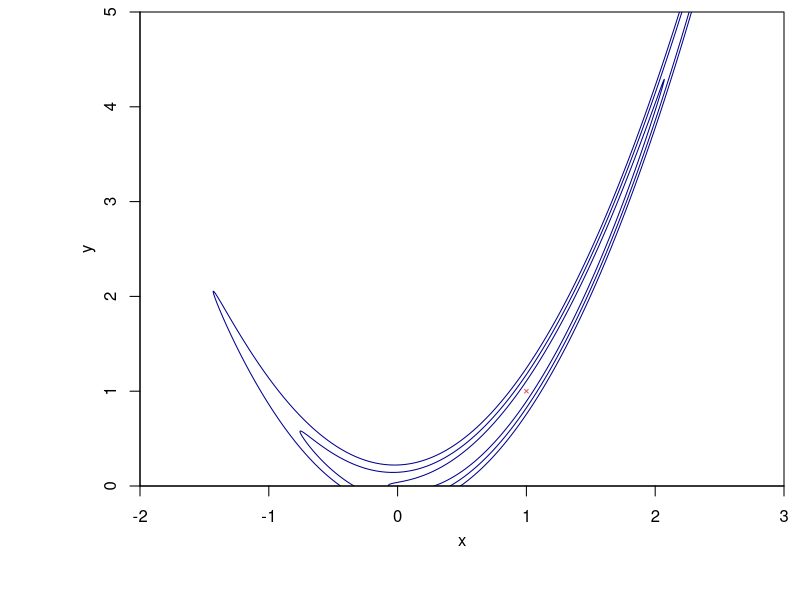
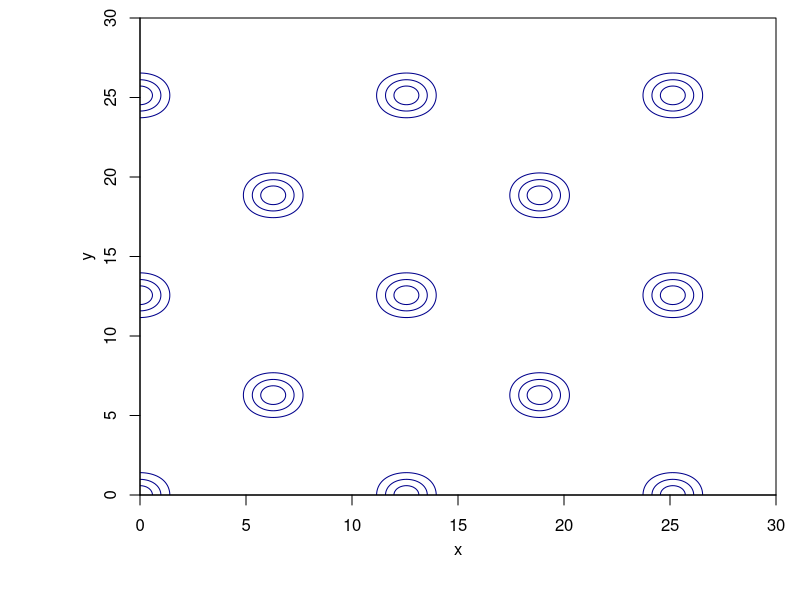
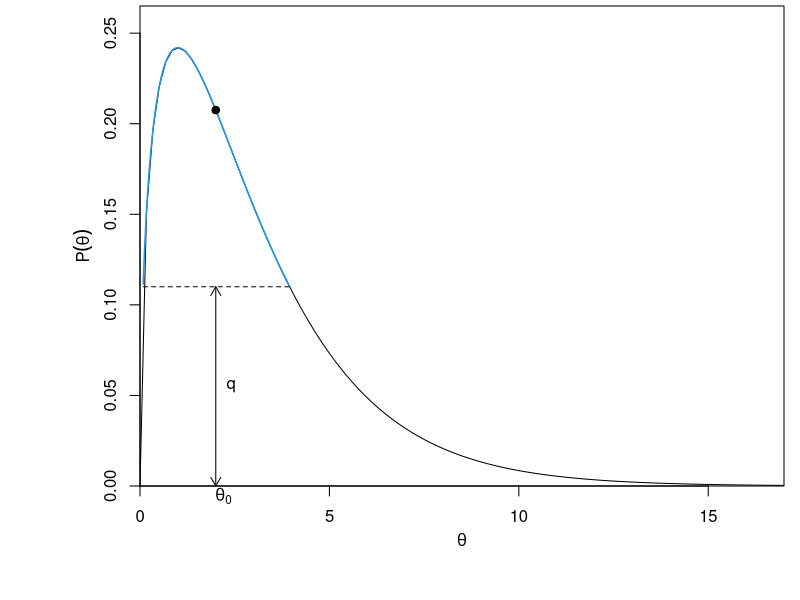
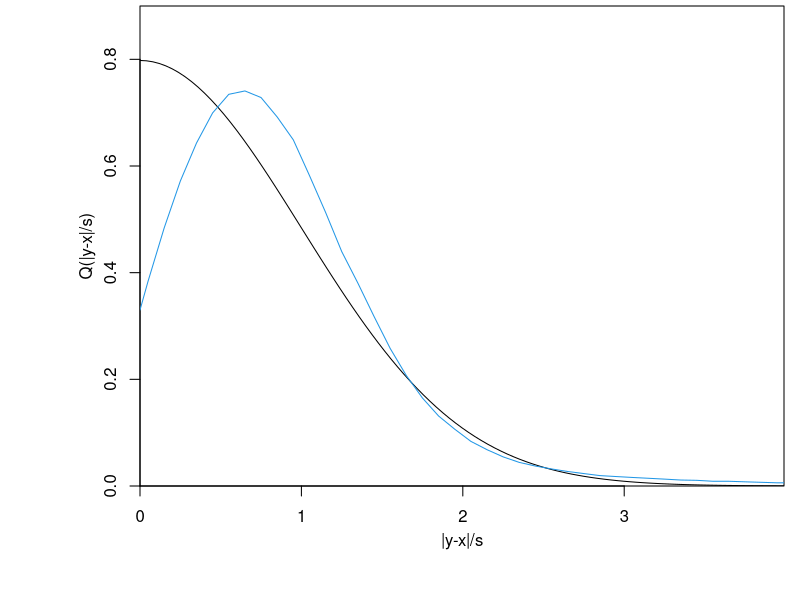
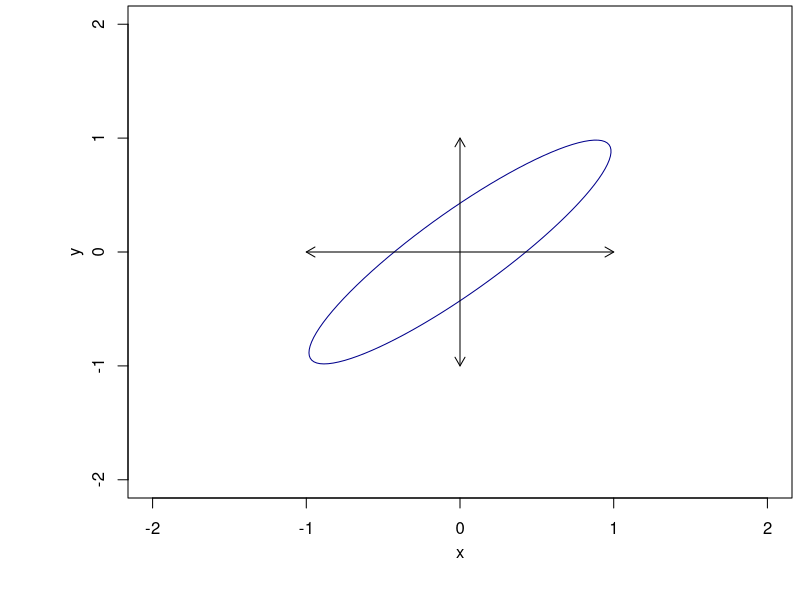
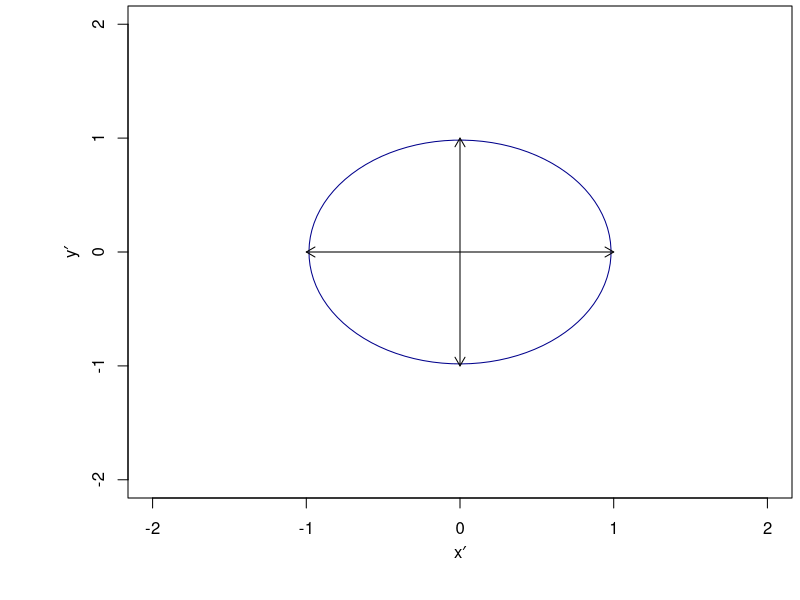
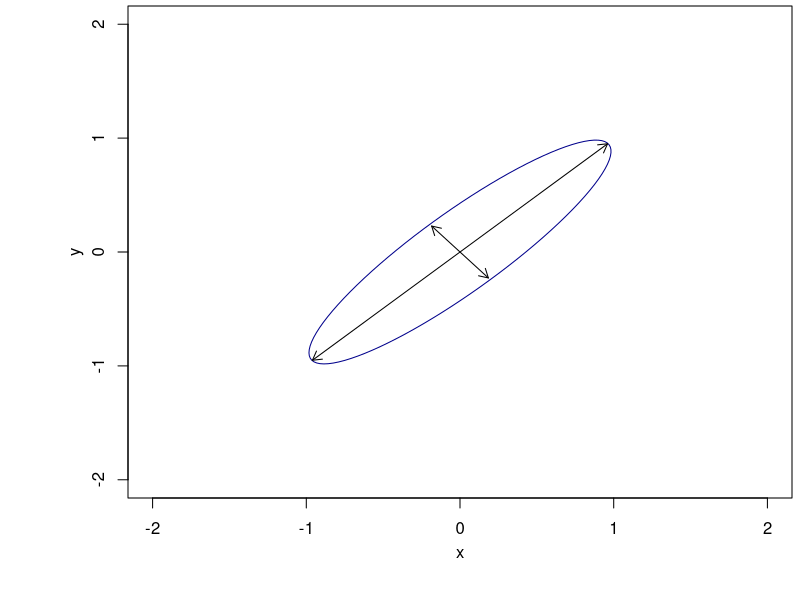

Write R code to recreate these figures, in order. (Note: this script raises an error after producing the figures.)
require(ellipse)
open.png = function(name, width=3.05, height=2.8, units='in', resolution=300, points=9, xmin=0.15,xmax=0.99,ymin=0.17,ymax=0.99,plt=c(xmin,xmax,ymin,ymax), mgp=c(2.2,1,0), pch=".", ...) {
 png(name, width=width, height=height, pointsize=points, units=units, res=resolution)
 par(plt=plt, mgp=mgp, pch=pch, ...)
}
blue.shading = c("#89BAF5", "#DEEBFA")

Rosenbrock.lnP = function(x, y, a=1.0, b=100.0) -( (a-x)^2 + b*(y-x^2)^2 )
ros = expand.grid(x=seq(-2, 3, 0.0025), y=seq(0, 5, 0.0025))
ros$z = Rosenbrock.lnP(ros$x, ros$y)

eggbox.lnP = function(x,y) (2.0 + cos(0.5*x)*cos(0.5*y))^3
egg = expand.grid(x=seq(0, 30, 0.1), y=seq(0, 30, 0.1))
egg$z = eggbox.lnP(egg$x, egg$y)

open.png('mc2_rosenbrock.png', resolution=200, height=2.5, xmin=0.175, ymin=0.19, xmax=0.98, ymax=0.98)
par(xaxs='i', yaxs='i')
contour(unique(ros$x), unique(ros$y), -2*matrix(ros$z, length(unique(ros$y))), lev=qchisq(pchisq((1:3)^2, 1), 2), col='darkblue', drawlabels=F, xlab='x', ylab='y')
points(ros[which.max(ros$z),1:2], col=2, pch=4, cex=0.5)
dev.off()

open.png('mc2_eggbox.png', resolution=200, height=2.8, xmin=0.175, ymin=0.175, xmax=0.97, ymax=0.97)
par(xaxs='i', yaxs='i')
contour(unique(egg$x), unique(egg$y), -2*matrix(egg$z-max(egg$z), length(unique(egg$y))), lev=qchisq(pchisq((1:3)^2, 1), 2), col='darkblue', drawlabels=F, xlab='x', ylab='y')
dev.off()

open.png('mc2_slice.png', resolution=200, height=2.5, xmin=0.175, ymin=0.19, xmax=0.98)
par(xaxs='i', yaxs='i')
plot(1, 1, type='n', axes=F, xlim=c(0, 17), ylim=c(0, 0.265), xlab=expression(theta), ylab=expression(P(theta)))
curve(dchisq(x,3), add=T)
xx = seq(0, 5, len=1000)
yy = dchisq(xx,3)
j = which(yy >= 0.11)
points(xx[j], yy[j], type='l', col=4, lwd=1.5)
segments(xx[j][1], 0.11, x1=xx[rev(j)][1], lty=2)
##polygon(xx, dchisq(xx,3), col=blue.shading[2], border=4)
points(2, dchisq(2,3), pch=19)
axis(1)
axis(2)
box()
mtext(expression(theta[0]), 1, at=2.2, line=0.1)
arrows(2, 0, y1=0.11, code=3, length=0.1)
text(2.4, 0.055, 'q')
dev.off()

yy = c(rexp(300000), sqrt(rchisq(600000, 2)/2))
h = hist(yy, breaks=100, plot=F)
open.png('mc2_steplength.png', resolution=200, height=2.5, xmin=0.175, ymin=0.19, xmax=0.98)
par(xaxs='i', yaxs='i')
plot(1, 1, type='n', xlim=c(0, 3.99), ylim=c(0, 0.9), xlab='|y-x|/s', ylab='Q(|y-x|/s)')
curve(2*dnorm(x), add=T)
points(c(0, h$mids), c(0.33, h$density), type='l', col=4)
dev.off()

open.png('mc2_reparam0.png', resolution=200, xmin=0.16)
plot(ellipse(0.9, lev=pchisq(0.25,1)), type='l', col='darkblue', xlab='x', ylab='y', xlim=c(-2,2), ylim=c(-2,2))
arrows(-1, 0, x1=1, length=0.1, code=3)
arrows(0, -1, y1=1, length=0.1, code=3)
dev.off()

open.png('mc2_reparam1.png', resolution=200, xmin=0.16)
plot(ellipse(0, lev=pchisq(0.25,1)), type='l', col='darkblue', xlab=expression(x*minute), ylab=expression(y*minute), xlim=c(-2,2), ylim=c(-2,2))
arrows(-1, 0, x1=1, length=0.1, code=3)
arrows(0, -1, y1=1, length=0.1, code=3)
dev.off()

open.png('mc2_reparam2.png', resolution=200, xmin=0.16)
plot(ellipse(0.9, lev=pchisq(0.25,1)), type='l', col='darkblue', xlab='x', ylab='y', xlim=c(-2,2), ylim=c(-2,2))
y = 0.96
arrows(-y, -y*0.99, x1=y, y1=y*0.99, length=0.1, code=3)
y = 0.217
arrows(y*0.85, -y*1.05, x1=-y*0.85, y1=y*1.05, length=0.1, code=3)
dev.off()



post = function(x, y, sx=1, sy=1, r=-0.75) -0.5/(1-r^2)*( (x/sx)^2 + (y/sy)^2 -2*r*(x/sx)*(y/sy) ) 

metro = matrix(NA, 1000, 2)
metro[1,] = c(3,3)
lnp = post(metro[1,1], metro[1,2])
for (i in 2:nrow(metro)) {
    prop = metro[i-1,] + rnorm(ncol(metro), 0, 0.5)
    lnp.prop = post(prop[1], prop[2])
    if (log(runif(1)) <= lnp.prop-lnp) {
        lnp = lnp.prop
        metro[i,] = prop
    } else {
        metro[i,] = metro[i-1,]
    }
}

gibbs = metro
r = -0.75; sx=1; sy=1
for (i in 2:nrow(gibbs)) {
    if (i %% 2 == 0) {
        gibbs[i,] = c(rnorm(1, r*sx/sy*gibbs[i-1,2], sx*sqrt(1-r^2)), gibbs[i-1,2])
    } else {
        gibbs[i,] = c(gibbs[i-1,1], rnorm(1, r*sy/sx*gibbs[i,1], sy*sqrt(1-r^2)))
    }
}

open.png('mc2_metro.png', resolution=200, height=2.5, xmin=0.16, ymin=0.19)
j = 1:26
plot(metro[j,1], metro[j,2], col=cmap.blue.red(stretch(j)), pch=20, xlim=c(-4,4), ylim=c(-4,4), xlab=expression(theta[1]), ylab=expression(theta[2]))
segments(metro[j[-length(j)],1], metro[j[-length(j)],2], x1=metro[j[-1],1], y1=metro[j[-1],2], col=cmap.blue.red(stretch(j)))
points(ellipse(-0.75, lev=pchisq(1,1)), type='l', col=1)
points(ellipse(-0.75, lev=pchisq(4,1)), type='l', col=1)
dev.off()

open.png('mc2_gibbs.png', resolution=200, height=2.5, xmin=0.16, ymin=0.19)
j = seq(1,51,2)
plot(gibbs[j,1], gibbs[j,2], col=cmap.blue.red(stretch(j)), pch=20, xlim=c(-4,4), ylim=c(-4,4), xlab=expression(theta[1]), ylab=expression(theta[2]))
j = 1:51
segments(gibbs[j[-length(j)],1], gibbs[j[-length(j)],2], x1=gibbs[j[-1],1], y1=gibbs[j[-1],2], col=cmap.blue.red(stretch(j)))
points(ellipse(-0.75, lev=pchisq(1,1)), type='l', col=1)
points(ellipse(-0.75, lev=pchisq(4,1)), type='l', col=1)
dev.off()
